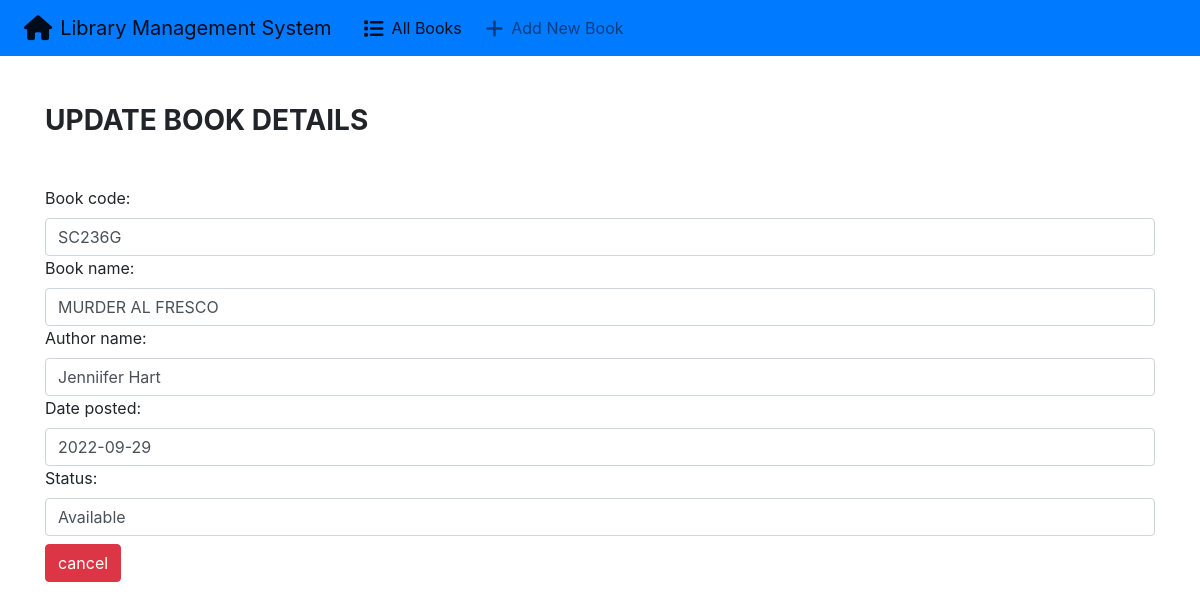
/update/12, run on the app's committed database.
### books/models.py (models this page shows, shortened)
class Book(models.Model):
    book_code = models.CharField(max_length=50)
    book_name = models.CharField(max_length=150)
    author_name = models.CharField(max_length=150)
    date = models.DateField()
    status = models.CharField(max_length=50)

### books/views.py (the view)
# urls.py: path('update/<str:pk>', views.update_books, name='update'),
def update_books(request, pk):
    book = Book.objects.get(id=pk)
    form = BookForm(instance=book)
    if request.method == 'POST':
        form = BookForm(request.POST, instance=book)
        if form.is_valid():
            form.save()
            return redirect('/')
    context = {
        'form': form
    }
    return render(request, 'books/update_books.html', context)

### books/forms.py
class BookForm(forms.ModelForm):
    class Meta:
        model = Book
        fields = [
            'book_code',
            'book_name',
            'author_name',
            'date',
            'status'
        ]
        labels = {
            'book_code': 'Book code',
            'book_name': 'Book name',
            'author_name': 'Author name',
            'date': 'Date posted',
            'status': 'Status'
        }
        widgets = {
            'book_code': forms.TextInput(attrs={'class':'form-control'}),
            'book_name': forms.TextInput(attrs={'class': 'form-control'}),
            'author_name': forms.TextInput(attrs={'class': 'form-control'}),
            'date': forms.DateInput(attrs={'class': 'form-control'}),
            'status': forms.TextInput(attrs={'class': 'form-control'})
        }

### books/templates/books/update_books.html (shortened to what this page needs)
{% extends 'books/base.html' %}
{% block content %}
<div class="container">
    <h3 class="my-5"><strong>UPDATE BOOK DETAILS</strong></h3>
    <form action="" method="POST">
        {{ form }}
        <a href="{% url 'index' %}" class="btn btn-danger my-2">cancel</a>
    </form>
</div>
{% endblock content %}

### books/templates/books/base.html (style rules this page uses)
body { font-family: -apple-system, BlinkMacSystemFont, 'Segoe UI', Roboto, Oxygen, Ubuntu, Cantarell, 'Open Sans', 'Helvetica Neue', sans-serif; }

### data on the page
Book: book_code "SC236G", book_name "MURDER AL FRESCO", author_name "Jenniifer Hart", date "2022-09-29", status "Available"
